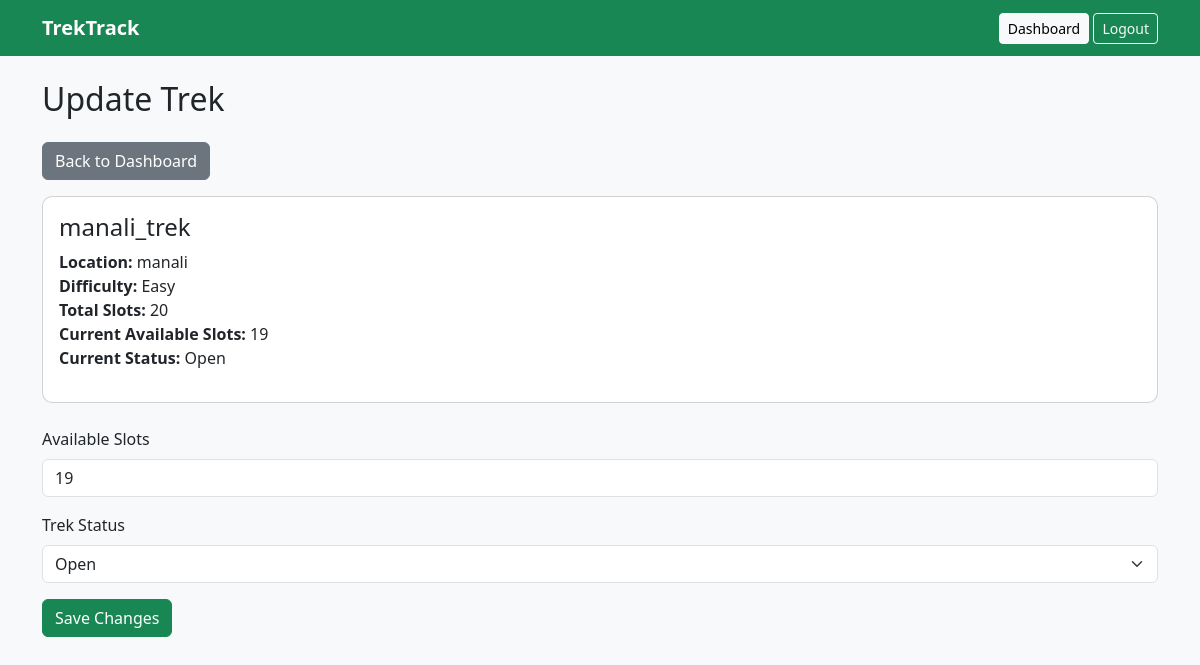
The page /staff/treks/1/edit (signed in) on the database its author committed.
### tables this page shows
CREATE TABLE treks (
    trek_id INTEGER PRIMARY KEY AUTOINCREMENT,
    trek_name TEXT NOT NULL,
    location TEXT NOT NULL,
    difficulty TEXT NOT NULL CHECK(difficulty IN ('Easy', 'Moderate', 'Hard')),
    duration INTEGER NOT NULL CHECK(duration > 0),
    total_slots INTEGER NOT NULL CHECK(total_slots > 0),
    available_slots INTEGER NOT NULL CHECK(
        available_slots >= 0 AND available_slots <= total_slots
    ),
    assigned_staff_id INTEGER,
    status TEXT NOT NULL DEFAULT 'Pending'
        CHECK(status IN ('Pending', 'Approved', 'Open', 'Closed', 'Started', 'Completed')),
    start_date TEXT NOT NULL,
    end_date TEXT NOT NULL,
    description TEXT,
    is_archived INTEGER NOT NULL DEFAULT 0 CHECK(is_archived IN (0, 1)),
    created_at TEXT NOT NULL DEFAULT CURRENT_TIMESTAMP,

    FOREIGN KEY (assigned_staff_id)
        REFERENCES users(user_id)
        ON DELETE SET NULL
);

### app.py (the view, shortened to what this page needs)
@app.route("/staff/treks/<int:trek_id>/edit", methods=["GET", "POST"])
@role_required("staff")
def staff_update_trek(trek_id):
    trek = _get_assigned_trek(trek_id)
    return render_template("staff_edit_trek.html", trek=trek)

### app.py (called while the page is built)
def get_db():
    if "db" not in g:
        Path(app.config["DATABASE"]).parent.mkdir(parents=True, exist_ok=True)
        g.db = sqlite3.connect(app.config["DATABASE"])
        g.db.row_factory = sqlite3.Row
        g.db.execute("PRAGMA foreign_keys = ON")
    return g.db

@app.before_request
def load_current_user():
    g.user = None
    user_id = session.get("user_id")
    if user_id:
        g.user = get_db().execute("""
            SELECT *
            FROM users
            WHERE user_id = ?
        """, (user_id,)).fetchone()
        if g.user is None or g.user["is_blacklisted"]:
            session.clear()

def role_required(*roles):
    def decorator(view):
        @wraps(view)
        def wrapped_view(*args, **kwargs):
            if g.user is None:
                return redirect(url_for("login"))
            if g.user["role"] not in roles:
                abort(403)
            return view(*args, **kwargs)
        return wrapped_view
    return decorator

def _get_assigned_trek(trek_id):
    trek = get_db().execute("""
        SELECT *
        FROM treks
        WHERE trek_id = ? AND assigned_staff_id = ? AND is_archived = 0
    """, (trek_id, g.user["user_id"])).fetchone()
    if trek is None:
        abort(404)
    return trek

### templates/staff_edit_trek.html (shortened to what this page needs)
{% extends "base.html" %}
{% block content %}
<h2 class="mb-4">Update Trek</h2>
<a href="{{ url_for('staff_dashboard') }}" class="btn btn-secondary mb-3">
    Back to Dashboard
</a>
<div class="card mb-4">
    <div class="card-body">
        <h4>{{ trek["trek_name"] }}</h4>
        <p>
            <strong>Location:</strong>
            {{ trek["location"] }}
            <br>
            <strong>Difficulty:</strong>
            {{ trek["difficulty"] }}
            <br>
            <strong>Total Slots:</strong>
            {{ trek["total_slots"] }}
            <br>
            <strong>Current Available Slots:</strong>
            {{ trek["available_slots"] }}
            <br>
            <strong>Current Status:</strong>
            {{ trek["status"] }}
        </p>
    </div>
</div>
<form method="POST">
    <div class="mb-3">
        <label class="form-label">Available Slots</label>
        <input type="number"
               name="available_slots"
               class="form-control"
               min="0"
               max="{{ trek['total_slots'] }}"
               value="{{ trek['available_slots'] }}"
               required>
    </div>
    <div class="mb-3">
        <label class="form-label">Trek Status</label>
        <select name="status" class="form-select" required>
            <option value="Open"
                {% if trek["status"] == "Open" %}selected{% endif %}>
                Open
            </option>
        </select>
    </div>
    <button class="btn btn-success">
        Save Changes
    </button>
</form>
{% endblock %}

### static/styles.css (style rules this page uses)
body { background-color: #f8f9fa; }
.card { border-radius: 10px; }

### rows shown on the page
treks: trek_name "manali_trek", location "manali", difficulty "Easy", total_slots "20", available_slots "19", status "Open"
